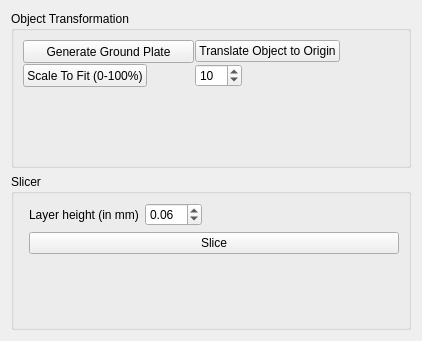
<?xml version="1.0" encoding="UTF-8"?>
<ui version="4.0">
 <class>SimpleSlicerControls</class>
 <widget class="QWidget" name="SimpleSlicerControls">
  <property name="geometry">
   <rect>
    <x>0</x>
    <y>0</y>
    <width>422</width>
    <height>341</height>
   </rect>
  </property>
  <property name="windowTitle">
   <string>controls</string>
  </property>
  <layout class="QVBoxLayout" name="verticalLayout">
   <item>
    <widget class="QGroupBox" name="ObjectTransformBox">
     <property name="maximumSize">
      <size>
       <width>16777215</width>
       <height>16777215</height>
      </size>
     </property>
     <property name="baseSize">
      <size>
       <width>2</width>
       <height>2</height>
      </size>
     </property>
     <property name="layoutDirection">
      <enum>Qt::LeftToRight</enum>
     </property>
     <property name="title">
      <string>Object Transformation</string>
     </property>
     <layout class="QGridLayout" name="gridLayout_2">
      <item row="1" column="0">
       <layout class="QFormLayout" name="formLayout">
        <property name="sizeConstraint">
         <enum>QLayout::SetMaximumSize</enum>
        </property>
        <property name="fieldGrowthPolicy">
         <enum>QFormLayout::ExpandingFieldsGrow</enum>
        </property>
        <property name="horizontalSpacing">
         <number>1</number>
        </property>
        <property name="verticalSpacing">
         <number>1</number>
        </property>
        <item row="0" column="0">
         <widget class="QPushButton" name="GenerateGroundPlateButton">
          <property name="minimumSize">
           <size>
            <width>171</width>
            <height>23</height>
           </size>
          </property>
          <property name="text">
           <string>Generate Ground Plate</string>
          </property>
         </widget>
        </item>
        <item row="0" column="1">
         <widget class="QPushButton" name="TranslateObjectButton">
          <property name="text">
           <string>Translate Object to Origin</string>
          </property>
         </widget>
        </item>
        <item row="1" column="0">
         <widget class="QPushButton" name="ScaleButton">
          <property name="minimumSize">
           <size>
            <width>99</width>
            <height>23</height>
           </size>
          </property>
          <property name="text">
           <string>Scale To Fit (0-100%)</string>
          </property>
         </widget>
        </item>
        <item row="1" column="1">
         <widget class="QSpinBox" name="ScaleFactor">
          <property name="maximum">
           <number>100</number>
          </property>
          <property name="value">
           <number>10</number>
          </property>
         </widget>
        </item>
       </layout>
      </item>
     </layout>
    </widget>
   </item>
   <item>
    <widget class="QGroupBox" name="groupBox">
     <property name="title">
      <string>Slicer</string>
     </property>
     <layout class="QFormLayout" name="formLayout_3">
      <item row="1" column="1">
       <layout class="QFormLayout" name="formLayout_2">
        <property name="fieldGrowthPolicy">
         <enum>QFormLayout::ExpandingFieldsGrow</enum>
        </property>
        <item row="1" column="0">
         <widget class="QLabel" name="label">
          <property name="text">
           <string>Layer height (in mm)</string>
          </property>
         </widget>
        </item>
        <item row="1" column="1">
         <widget class="QDoubleSpinBox" name="sb_layerHeight">
          <property name="value">
           <double>0.060000000000000</double>
          </property>
         </widget>
        </item>
        <item row="2" column="0" colspan="2">
         <widget class="QPushButton" name="SliceButton">
          <property name="text">
           <string>Slice</string>
          </property>
         </widget>
        </item>
       </layout>
      </item>
     </layout>
    </widget>
   </item>
  </layout>
 </widget>
 <resources/>
 <connections/>
</ui>
